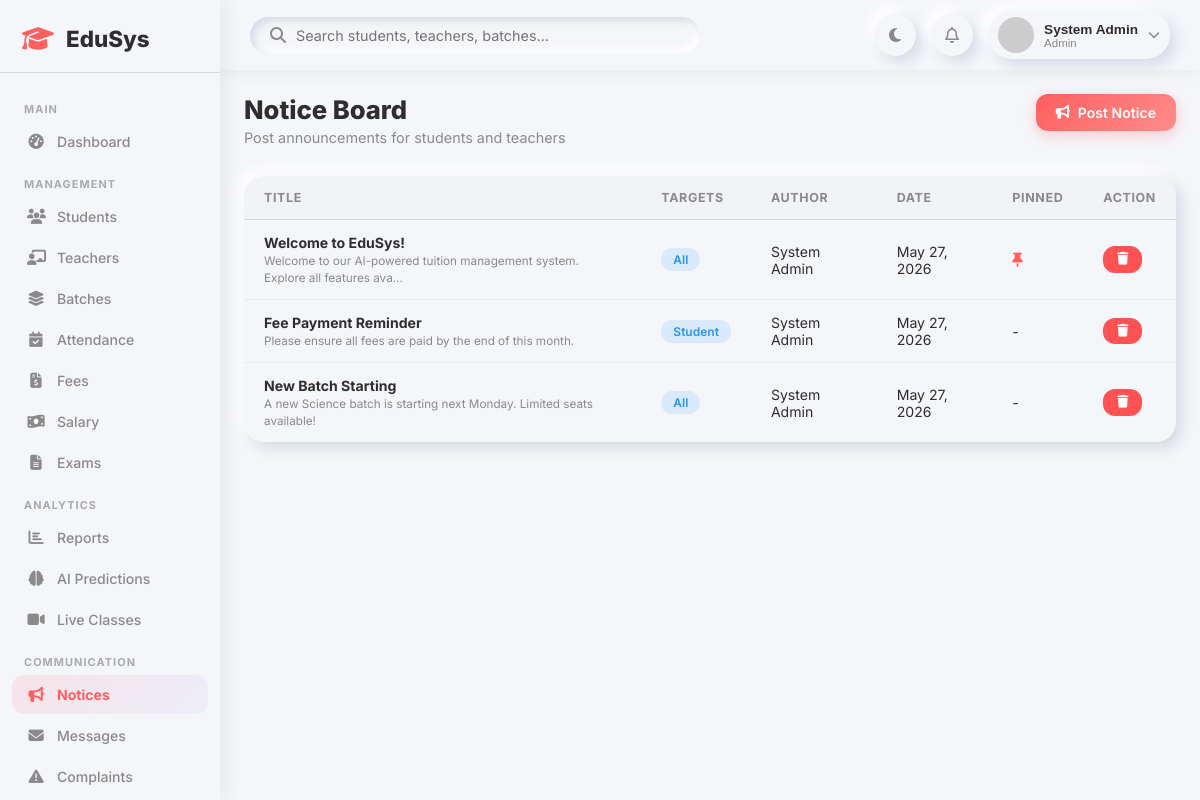
The page /admin/notices.php (signed in) on the database its author committed.
### tables this page shows
CREATE TABLE IF NOT EXISTS notices (
    id INT AUTO_INCREMENT PRIMARY KEY,
    title VARCHAR(200) NOT NULL,
    content TEXT,
    target_role ENUM('all','student','teacher','admin') DEFAULT 'all',
    created_by INT,
    is_pinned TINYINT(1) DEFAULT 0,
    created_at TIMESTAMP DEFAULT CURRENT_TIMESTAMP,
    FOREIGN KEY (created_by) REFERENCES users(id) ON DELETE SET NULL
);

CREATE TABLE IF NOT EXISTS users (
    id INT AUTO_INCREMENT PRIMARY KEY,
    name VARCHAR(150) NOT NULL,
    email VARCHAR(150) UNIQUE NOT NULL,
    password VARCHAR(255) NOT NULL,
    role ENUM('admin','teacher','student') NOT NULL DEFAULT 'student',
    avatar VARCHAR(255) DEFAULT NULL,
    status ENUM('active','inactive','pending') DEFAULT 'pending',
    created_at TIMESTAMP DEFAULT CURRENT_TIMESTAMP,
    updated_at TIMESTAMP DEFAULT CURRENT_TIMESTAMP ON UPDATE CURRENT_TIMESTAMP
);

### admin/notices.php (the view, shortened to what this page needs)
<?php
require_once __DIR__ . '/../includes/auth.php';
$notices = $conn->query("
    SELECT n.*, u.name as author, b.name as batch_name
    FROM notices n
    JOIN users u ON n.created_by=u.id
    LEFT JOIN batches b ON n.batch_id=b.id
    ORDER BY n.is_pinned DESC, n.created_at DESC
");
require_once '../includes/header.php';
?>
<div class="page-header"><div><h1>Notice Board</h1><p>Post announcements for students and teachers</p></div><div class="page-actions"><button class="btn btn-primary" onclick="openModal('addNoticeModal')"><i class="fa-solid fa-bullhorn"></i> Post Notice</button></div></div>
<div class="table-card">
    <div class="table-responsive">
        <table>
            <thead><tr><th>Title</th><th>Targets</th><th>Author</th><th>Date</th><th>Pinned</th><th>Action</th></tr></thead>
            <tbody>
                <?php if ($notices->num_rows === 0): ?><tr><td colspan="6" style="text-align:center;padding:30px;color:var(--text-secondary);">No notices posted.</td></tr><?php else: ?>
                <?php while ($n = $notices->fetch_assoc()): ?>
                <tr>
                    <td><strong><?= htmlspecialchars($n['title']) ?></strong><br><small style="color:var(--text-secondary);"><?= mb_strimwidth($n['content'], 0, 80, '...') ?></small></td>
                    <td>
                        <span class="badge-pill badge-info"><?= ucfirst($n['target_role']) ?></span>
                    </td>
                    <td><?= htmlspecialchars($n['author']) ?></td>
                    <td><?= date('M d, Y', strtotime($n['created_at'])) ?></td>
                    <td><?= $n['is_pinned'] ? '<i class="fa-solid fa-thumbtack" style="color:var(--primary);"></i>' : '-' ?></td>
                    <td><form method="POST" onsubmit="return confirm('Delete notice?')"><button class="btn btn-danger btn-sm"><i class="fa-solid fa-trash"></i></button></form></td>
                </tr>
                <?php endwhile; ?><?php endif; ?>
            </tbody>
        </table>
    </div>
</div>
<?php require_once '../includes/footer.php'; ?>

### css/dashboard.css (style rules this page uses)
:root { --primary: #FF5F5F; --secondary: #6C63FF; --background: #F5F6FA; --text-primary: #2E2E2E; --text-secondary: #8A8A8A; --shadow-light: #ffffff; --shadow-dark: #d5dbe5; --neu: 6px 6px 14px var(--shadow-dark), -6px -6px 14px var(--shadow-light); --neu-sm: 4px 4px 8px var(--shadow-dark), -4px -4px 8px var(--shadow-light); --neu-in: inset 4px 4px 8px var(--shadow-dark), inset -4px -4px 8px var(--shadow-light); --success: #4CAF50; --danger: #FF5252; --warning: #FF9800; --info: #2196F3; --sidebar-width: 260px; }
* { margin: 0; padding: 0; box-sizing: border-box; }
body { font-family: 'Inter', sans-serif; background: var(--background); color: var(--text-primary); transition: background 0.3s, color 0.3s; }
.page-header { display: flex; justify-content: space-between; align-items: flex-start; margin-bottom: 30px; flex-wrap: wrap; gap: 15px; }
.page-header h1 { font-size: 1.6rem; font-weight: 800; }
.page-header p { color: var(--text-secondary); font-size: 0.9rem; margin-top: 4px; }
.page-actions { display: flex; gap: 12px; flex-wrap: wrap; }
.table-card { background: var(--background); border-radius: 20px; box-shadow: var(--neu); overflow: hidden; margin-bottom: 25px; }
.table-responsive { overflow-x: auto; }
table { width: 100%; border-collapse: collapse; }
th, td { padding: 14px 20px; text-align: left; }
th { font-size: 0.78rem; text-transform: uppercase; letter-spacing: 0.05em; color: var(--text-secondary); font-weight: 700; border-bottom: 1px solid var(--shadow-dark); background: rgba(0,0,0,0.01); }
td { font-size: 0.88rem; border-bottom: 1px solid rgba(0,0,0,0.04); }
tr:last-child td { border-bottom: none; }
.badge-pill { display: inline-block; padding: 4px 12px; border-radius: 20px; font-size: 0.75rem; font-weight: 600; }
.badge-info { background: rgba(33,150,243,0.12); color: var(--info); }
.btn { display: inline-flex; align-items: center; gap: 8px; padding: 10px 20px; border-radius: 12px; border: none; font-family: 'Inter', sans-serif; font-size: 0.88rem; font-weight: 600; cursor: pointer; transition: all 0.2s ease; text-decoration: none; }
.btn-primary { background: linear-gradient(135deg, var(--primary), #ff8c8c); color: white; box-shadow: 0 4px 14px rgba(255,95,95,0.3); }
.btn-sm { padding: 7px 14px; font-size: 0.8rem; }
.btn-danger { background: var(--danger); color: white; }

### css/responsive.css (style rules this page uses)
@media (max-width: 1200px) { :root { --sidebar-width: 220px; } }

### rows shown on the page
notices: title "Welcome to EduSys!", content "Welcome to our AI-powered tuition management system. Explore all features ava...", target_role "All", created_by.name "System Admin", created_at "May 27, 2026", is_pinned 1 (drawn)
notices: title "Fee Payment Reminder", content "Please ensure all fees are paid by the end of this month.", target_role "Student", created_by.name "System Admin", created_at "May 27, 2026"
notices: title "New Batch Starting", content "A new Science batch is starting next Monday. Limited seats available!", target_role "All", created_by.name "System Admin", created_at "May 27, 2026"

### other values the page prints
$name "System Admin"
$role "Admin"
